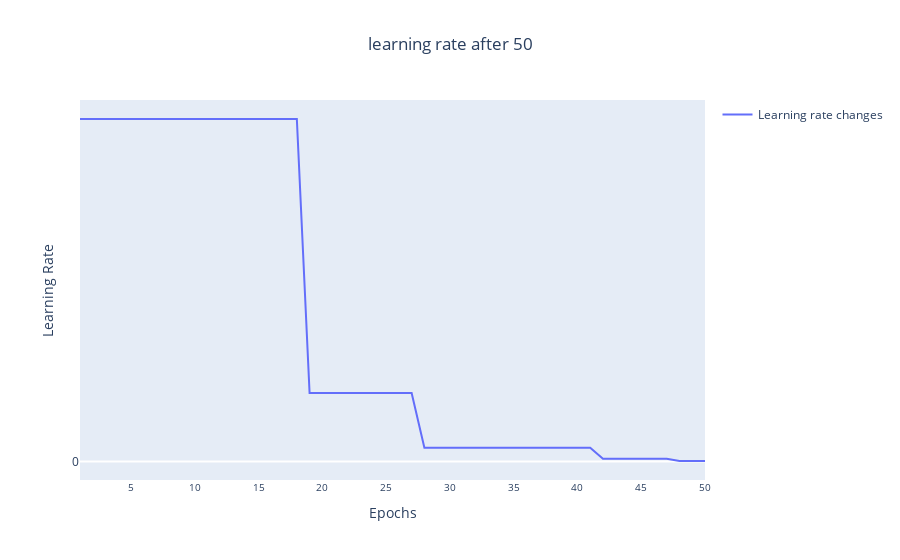

Source (notebook cell):
### Code cell
history = History.copy()
Plot_mode = "lr"
trace1 = go.Scatter(
        x=history[history.columns[0]], y=history['lr'], name="Learning rate changes" ,hovertemplate=None
    )
fig = go.Figure(
        data=[trace1],
        layout=go.Layout(
            xaxis=dict(
                range=[1, history[history.columns[0]].max()],
                autorange=False,
            ),
            yaxis=dict(range=[0, max(history['lr'])], autorange=False),
            showlegend=True,
            hovermode="x unified",
        ),
    )
fig.update_layout(
    title="learning rate" + f" after {len(history)}",
    xaxis_title="Epochs",
    yaxis_title='Learning Rate',
    title_x=0.5,
)

fig.update_xaxes(tickfont=dict(size=10))
fig.update_layout(xaxis=dict(tickmode="linear", tick0=0, dtick=int(len(history)/10)))
fig.update_layout(yaxis=dict(tickmode="linear", tick0=0, dtick=round(max(history[Plot_mode]/5),1)))

fig.update_layout(yaxis= dict(autorange = True))
fig.update_layout(xaxis=dict(showgrid=False), yaxis=dict(showgrid=False))
fig.update_layout(template='plotly')

fig.show()

### Figure 1 — Plotly figure (JSON) as saved in the notebook; plotly's stock layout.template omitted (floating-point values rounded to 4 significant figures)
{"data": [{"name": "Learning rate changes", "x": [1, 2, 3, 4, 5, 6, 7, 8, 9, 10, 11, 12, 13, 14, 15, 16, 17, 18, 19, 20, 21, 22, 23, 24, 25, 26, 27, 28, 29, 30, 31, 32, 33, 34, 35, 36, 37, 38, 39, 40, 41, 42, 43, 44, 45, 46, 47, 48, 49, 50], "y": [0.001, 0.001, 0.001, 0.001, 0.001, 0.001, 0.001, 0.001, 0.001, 0.001, 0.001, 0.001, 0.001, 0.001, 0.001, 0.001, 0.001, 0.001, 0.0002, 0.0002, 0.0002, 0.0002, 0.0002, 0.0002, 0.0002, 0.0002, 0.0002, 4e-05, 4e-05, 4e-05, 4e-05, 4e-05, 4e-05, 4e-05, 4e-05, 4e-05, 4e-05, 4e-05, 4e-05, 4e-05, 4e-05, 8e-06, 8e-06, 8e-06, 8e-06, 8e-06, 8e-06, 1.6e-06, 1.6e-06, 1.6e-06], "type": "scatter"}], "layout": {"hovermode": "x unified", "showlegend": true, "xaxis": {"autorange": false, "range": [1, 50], "title": {"text": "Epochs"}, "tickfont": {"size": 10}, "tickmode": "linear", "tick0": 0, "dtick": 5, "showgrid": false, "type": "linear"}, "yaxis": {"autorange": true, "range": [-5.387e-05, 0.001055], "title": {"text": "Learning Rate"}, "tickmode": "linear", "tick0": 0, "dtick": 0, "showgrid": false, "type": "linear"}, "title": {"text": "learning rate after 50", "x": 0.5}, "autosize": true}}
